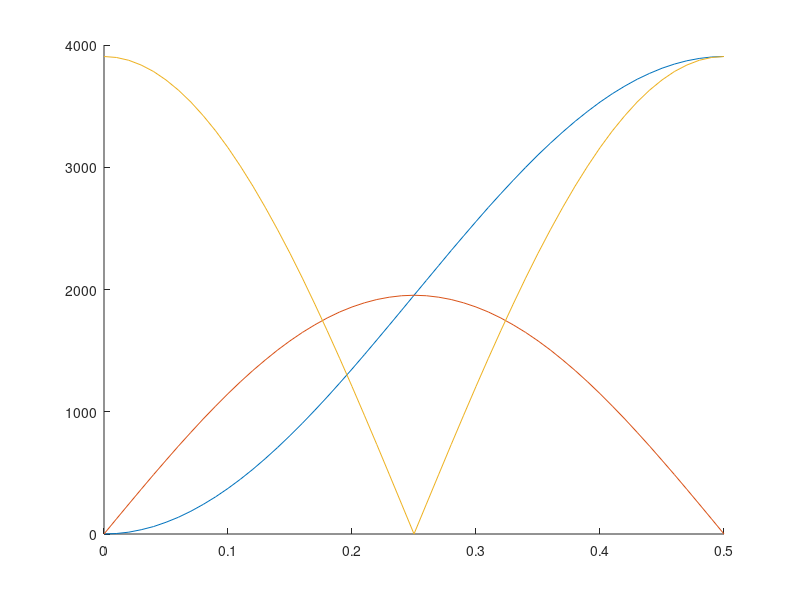

The MATLAB source for this figure:
f = 1; % Hz
period = (1/f); % s
numSteps = 100; 
timePerStep = period/numSteps;
t = 0:timePerStep:period/2;
steps = 3905.5;
omega = pi*f; %rad/s
pos = round(steps*sin(omega*t).^2);
speed = round(steps*sin(omega.*t).*cos(omega.*t));
acceleration = abs(round(steps*((cos(omega.*t).^2) - (sin(omega.*t).^2))));
figure;
hold on;
plot(t, pos);
plot(t, speed);
plot(t, acceleration);